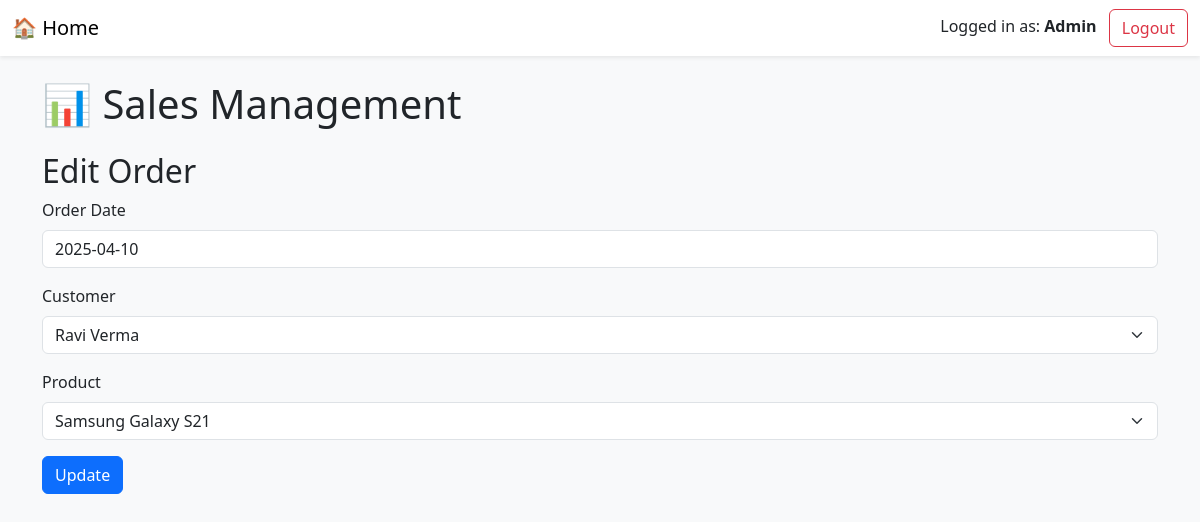
/orders/edit/1 (signed in), run on the app's committed database.
### app.py (models this page shows)
class Orders(db.Model):
    OrderNumber = db.Column(db.Integer, primary_key=True,autoincrement=True)
    OrderDate = db.Column(db.String(20))
    CustomerID = db.Column(db.Integer)
    ProductID = db.Column(db.Integer)

class Customer(db.Model):
    CustomerID = db.Column(db.Integer, primary_key=True,autoincrement=True)
    Name = db.Column(db.String(100))
    Address = db.Column(db.String(255))
    Email = db.Column(db.String(100))

class Product(db.Model):
    ProductID = db.Column(db.Integer, primary_key=True,autoincrement=True)
    Name = db.Column(db.String(100))
    Price = db.Column(db.Float)
    StoreID = db.Column(db.Integer, db.ForeignKey('store.StoreID'))

### app.py (the view)
@app.route('/orders/edit/<int:order_number>', methods=['GET', 'POST'])
@role_required('Admin', 'SalesManager')
def edit_order(order_number):
    order = Orders.query.get_or_404(order_number)
    products = Product.query.all()
    customers = Customer.query.all()
    if request.method == 'POST':
        order.OrderDate = request.form['order_date']
        order.CustomerID = int(request.form['customer_id'])
        order.ProductID = int(request.form['product_id'])
        db.session.commit()
        return redirect(url_for('view_orders'))
    return render_template('edit_order.html', order=order, products=products, customers=customers)

### app.py (called while the page is built)
def role_required(*roles):
    def wrapper(f):
        @wraps(f)
        def decorated_function(*args, **kwargs):
            if not session.get('role'):
                flash("Please log in first to continue.")
                return redirect(url_for('login'))
            if session.get('role') not in roles:
                flash("Access denied: You do not have permission to access this page.")
                return redirect(url_for('home'))
            return f(*args, **kwargs)
        return decorated_function
    return wrapper

### templates/edit_order.html (shortened to what this page needs)
{% extends 'base.html' %}
{% block content %}
<h2>Edit Order</h2>
<form method="post">
  <div class="mb-3">
    <label class="form-label">Order Date</label>
    <input type="text" name="order_date" class="form-control" value="{{ order.OrderDate }}" required>
  </div>
  <div class="mb-3">
    <label class="form-label">Customer</label>
    <select name="customer_id" class="form-select">
      {% for customer in customers %}
        <option value="{{ customer.CustomerID }}" {% if customer.CustomerID == order.CustomerID %}selected{% endif %}>
          {{ customer.Name }}
        </option>
      {% endfor %}
    </select>
  </div>
  <div class="mb-3">
    <label class="form-label">Product</label>
    <select name="product_id" class="form-select">
      {% for product in products %}
        <option value="{{ product.ProductID }}" {% if product.ProductID == order.ProductID %}selected{% endif %}>
          {{ product.Name }}
        </option>
      {% endfor %}
    </select>
  </div>
  <button type="submit" class="btn btn-primary">Update</button>
</form>
{% endblock %}

### data on the page
Orders: order_date "2025-04-10", customer_id "Ravi Verma", product_id "Samsung Galaxy S21"

### other printed values
{{ session['role'] }} "Admin"
